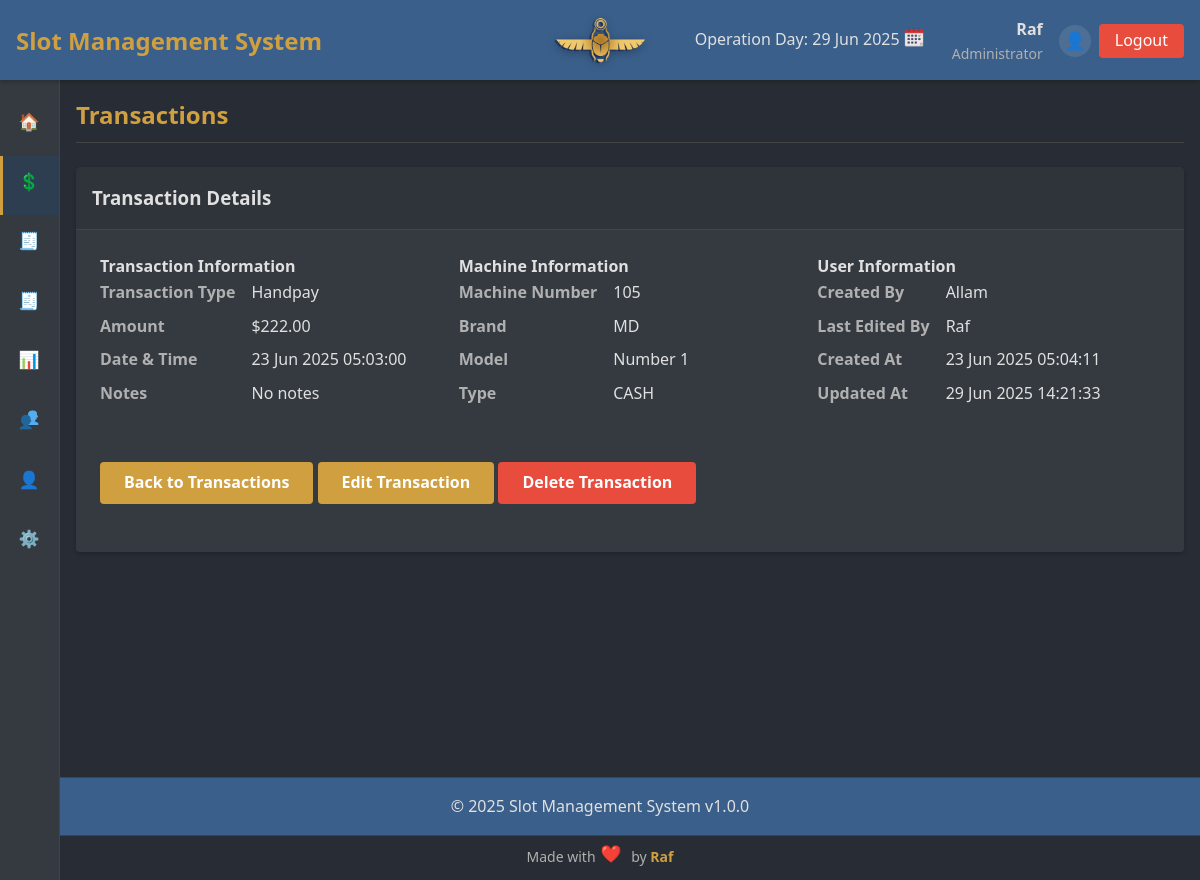
The app's page /index.php?page=transactions&action=view&id=78 (signed in) with its own data.
### tables this page shows
CREATE TABLE `transactions` (
  `id` int NOT NULL AUTO_INCREMENT,
  `machine_id` int NOT NULL,
  `transaction_type_id` int NOT NULL,
  `amount` decimal(10,2) NOT NULL,
  `timestamp` timestamp NOT NULL DEFAULT CURRENT_TIMESTAMP,
  `operation_date` date NOT NULL DEFAULT (curdate()),
  `user_id` int NOT NULL,
  `edited_by` int DEFAULT NULL,
  `notes` text,
  `created_at` timestamp NULL DEFAULT CURRENT_TIMESTAMP,
  `updated_at` timestamp NULL DEFAULT CURRENT_TIMESTAMP ON UPDATE CURRENT_TIMESTAMP,
  PRIMARY KEY (`id`),
  KEY `machine_id` (`machine_id`),
  KEY `transaction_type_id` (`transaction_type_id`),
  KEY `user_id` (`user_id`),
  KEY `edited_by` (`edited_by`),
  KEY `idx_operation_date` (`operation_date`)
);

CREATE TABLE `transaction_types` (
  `id` int NOT NULL AUTO_INCREMENT,
  `name` varchar(50) NOT NULL,
  `category` enum('OUT','DROP') NOT NULL,
  `description` text,
  `created_at` timestamp NULL DEFAULT CURRENT_TIMESTAMP,
  `updated_at` timestamp NULL DEFAULT CURRENT_TIMESTAMP ON UPDATE CURRENT_TIMESTAMP,
  PRIMARY KEY (`id`),
  UNIQUE KEY `name` (`name`)
);

CREATE TABLE `machines` (
  `id` int NOT NULL AUTO_INCREMENT,
  `machine_number` varchar(50) NOT NULL,
  `brand_id` int DEFAULT NULL,
  `model` varchar(100) NOT NULL,
  `game` varchar(100) DEFAULT NULL,
  `type_id` int DEFAULT NULL,
  `credit_value` decimal(10,2) NOT NULL,
  `manufacturing_year` int DEFAULT NULL,
  `ip_address` varchar(15) DEFAULT NULL,
  `mac_address` varchar(17) DEFAULT NULL,
  `serial_number` varchar(100) DEFAULT NULL,
  `status` enum('Active','Inactive','Maintenance','Reserved') NOT NULL DEFAULT 'Active',
  `created_at` timestamp NULL DEFAULT CURRENT_TIMESTAMP,
  `updated_at` timestamp NULL DEFAULT CURRENT_TIMESTAMP ON UPDATE CURRENT_TIMESTAMP,
  PRIMARY KEY (`id`),
  UNIQUE KEY `machine_number` (`machine_number`),
  UNIQUE KEY `serial_number` (`serial_number`),
  KEY `brand_id` (`brand_id`),
  KEY `type_id` (`type_id`),
  KEY `idx_machines_game` (`game`)
);

CREATE TABLE `brands` (
  `id` int NOT NULL AUTO_INCREMENT,
  `name` varchar(100) NOT NULL,
  `description` text,
  `created_at` timestamp NULL DEFAULT CURRENT_TIMESTAMP,
  `updated_at` timestamp NULL DEFAULT CURRENT_TIMESTAMP ON UPDATE CURRENT_TIMESTAMP,
  PRIMARY KEY (`id`),
  UNIQUE KEY `name` (`name`)
);

CREATE TABLE `machine_types` (
  `id` int NOT NULL AUTO_INCREMENT,
  `name` varchar(50) NOT NULL,
  `description` text,
  `created_at` timestamp NULL DEFAULT CURRENT_TIMESTAMP,
  `updated_at` timestamp NULL DEFAULT CURRENT_TIMESTAMP ON UPDATE CURRENT_TIMESTAMP,
  PRIMARY KEY (`id`),
  UNIQUE KEY `name` (`name`)
);

CREATE TABLE `users` (
  `id` int NOT NULL AUTO_INCREMENT,
  `username` varchar(50) NOT NULL,
  `password` varchar(255) NOT NULL,
  `name` varchar(100) NOT NULL,
  `email` varchar(100) NOT NULL,
  `role` enum('admin','editor','viewer') NOT NULL,
  `status` enum('Active','Inactive','Maintenance','Reserved') NOT NULL DEFAULT 'Active',
  `created_at` timestamp NULL DEFAULT CURRENT_TIMESTAMP,
  `updated_at` timestamp NULL DEFAULT CURRENT_TIMESTAMP ON UPDATE CURRENT_TIMESTAMP,
  PRIMARY KEY (`id`),
  UNIQUE KEY `username` (`username`),
  UNIQUE KEY `email` (`email`)
);

### includes/functions.php (called while the page is built, shortened)
<?php
if (!function_exists('format_datetime')) {
    function format_datetime($timestamp, $format = 'd M Y H:i:s') {
        try {
            $dt = new DateTime($timestamp, new DateTimeZone('UTC'));
            $dt->setTimezone(new DateTimeZone('Africa/Cairo'));
            return $dt->format($format);
        } catch (Exception $e) {
            return 'Invalid date';
        }
    }
}
function has_permission($required_role) {
    $user_role = $_SESSION['user_role'] ?? '';
    if ($user_role === 'admin') {
        return true;
    }
    return false;
}
function format_currency($amount) {
    return '$' . number_format((float)$amount, 2);
}
?>

### pages/transactions/view.php (the view, shortened to what this page needs)
<?php
$transaction_id = $_GET['id'];
try {
    $stmt = $conn->prepare("
        SELECT t.*,
               m.machine_number, m.model,
               mt.name as machine_type,
               b.name as brand_name,
               tt.name as transaction_type, tt.category,
               u.username, u.name as user_name,
               eu.username as edited_by_username, eu.name as edited_by_name
        FROM transactions t
        JOIN machines m ON t.machine_id = m.id
        LEFT JOIN machine_types mt ON m.type_id = mt.id
        LEFT JOIN brands b ON m.brand_id = b.id
        JOIN transaction_types tt ON t.transaction_type_id = tt.id
        JOIN users u ON t.user_id = u.id
        LEFT JOIN users eu ON t.edited_by = eu.id
        WHERE t.id = ?
    ");
    $stmt->execute([$transaction_id]);
    $transaction = $stmt->fetch();
} catch (PDOException $e) {
    header("Location: index.php?page=transactions&message=Error retrieving transaction: " . urlencode($e->getMessage()));
    exit;
}
?>
<div class="transaction-view fade-in">
    <div class="card">
        <div class="card-header">
            <h3>Transaction Details</h3>
        </div>
        <div class="card-body">
            <div class="row">
                <div class="col">
                    <h4 class="section-title">Transaction Information</h4>
                    <dl class="detail-list">
                        <dt>Transaction Type</dt>
                        <dd>
                            <span <?php echo strtolower($transaction['category']); ?>">
                                <?php echo htmlspecialchars($transaction['transaction_type']); ?>
                            </span>
                        </dd>
                        <dt>Amount</dt>
                        <dd><?php echo format_currency($transaction['amount']); ?></dd>
                        <dt>Date & Time</dt>
                        <dd><?php echo htmlspecialchars(format_datetime($transaction['timestamp'], 'd M Y H:i:s')); ?></dd>
                        <dt>Notes</dt>
                        <dd><?php echo nl2br(htmlspecialchars($transaction['notes'] ?? 'No notes')); ?></dd>
                    </dl>
                </div>
                <div class="col">
                    <h4 class="section-title">Machine Information</h4>
                    <dl class="detail-list">
                        <dt>Machine Number</dt>
                        <dd><?php echo htmlspecialchars($transaction['machine_number']); ?></dd>
                        <dt>Brand</dt>
                        <dd><?php echo htmlspecialchars($transaction['brand_name'] ?? 'N/A'); ?></dd>
                        <dt>Model</dt>
                        <dd><?php echo htmlspecialchars($transaction['model']); ?></dd>
                        <dt>Type</dt>
                        <dd><?php echo htmlspecialchars($transaction['machine_type']); ?></dd>
                    </dl>
                </div>
                <div class="col">
                    <h4 class="section-title">User Information</h4>
                    <dl class="detail-list">
                        <dt>Created By</dt>
                        <dd><?php echo htmlspecialchars($transaction['username']); ?></dd>
                        <?php if ($transaction['edited_by']): ?>
                            <dt>Last Edited By</dt>
                            <dd><?php echo htmlspecialchars($transaction['edited_by_username']); ?></dd>
                        <?php endif; ?>
                        <dt>Created At</dt>
                        <dd><?php echo format_datetime($transaction['created_at'], 'd M Y H:i:s'); ?></dd>
                        <dt>Updated At</dt>
                        <dd><?php echo format_datetime($transaction['updated_at'], 'd M Y H:i:s'); ?></dd>
                    </dl>
                </div>
            </div>
            <div class="form-group" style="margin-top: 2rem;">
                <a href="index.php?page=transactions" class="btn btn-primary">Back to Transactions</a>
                <?php if ($can_edit): ?>
                    <a href="index.php?page=transactions&action=edit&id=<?php echo $transaction_id; ?>" class="btn btn-primary">Edit Transaction</a>
                    <a href="index.php?page=transactions&action=delete&id=<?php echo $transaction_id; ?>" class="btn btn-danger" onclick="return confirm('Are you sure you want to delete this transaction?')">Delete Transaction</a>
                <?php endif; ?>
            </div>
        </div>
    </div>
</div>

### assets/css/styles.css (style rules this page uses)
:root { --primary-color: #3a5f8a; --secondary-color: #d0a040; --accent-color: #e74c3c; --dark-bg: #282c34; --light-bg: #343a40; --text-light: #e0e0e0; --text-muted: #b0b0b0; --success-color: #2ecc71; --warning-color: #f39c12; --danger-color: #e74c3c; --border-color: #444444; --spacing-xs: 0.25rem; --spacing-sm: 0.5rem; --spacing-md: 1rem; --spacing-lg: 1.5rem; --spacing-xl: 2rem; --font-xs: 0.75rem; --font-sm: 0.875rem; --font-md: 1rem; --font-lg: 1.25rem; --font-xl: 1.5rem; --font-xxl: 2rem; --border-radius: 4px; --box-shadow: 0 2px 4px rgba(0, 0, 0, 0.2); --transition-speed: 0.3s; --sidebar-width-expanded: 250px; --sidebar-width-collapsed: 60px; }
* { margin: 0; padding: 0; box-sizing: border-box; }
body { font-family: 'Segoe UI', Tahoma, Geneva, Verdana, sans-serif; background-color: var(--dark-bg); color: var(--text-light); line-height: 1.6; padding-top: 80px; }
a { color: var(--secondary-color); text-decoration: none; transition: color var(--transition-speed); }
.form-group { margin-bottom: var(--spacing-lg); }
.btn { display: inline-block; padding: var(--spacing-sm) var(--spacing-lg); border: none; border-radius: var(--border-radius); cursor: pointer; font-weight: bold; text-align: center; transition: all var(--transition-speed); }
.btn-primary { background-color: var(--secondary-color); color: white; }
.btn-danger { background-color: var(--danger-color); color: white; }
.card { background-color: var(--light-bg); border-radius: var(--border-radius); box-shadow: var(--box-shadow); margin-bottom: var(--spacing-lg); }
.card-header { padding: var(--spacing-md); border-bottom: 1px solid var(--border-color); background-color: rgba(0, 0, 0, 0.1); }
.card-body { padding: var(--spacing-lg); }
.row { display: flex; flex-wrap: wrap; margin: 0 -0.5rem; }
.col { flex: 1; padding: 0 0.5rem; }
.detail-list { display: grid; grid-template-columns: auto 1fr; gap: 0.5rem 1rem; margin-bottom: var(--spacing-lg); }
.detail-list dt { font-weight: bold; color: var(--text-muted); }
.detail-list dd { margin: 0; color: var(--text-light); }
.fade-in { animation: fadeIn var(--transition-speed); }

### records on screen
transactions: transaction_type.name "Handpay", amount "$222.00", timestamp "23 Jun 2025 05:03:00", notes "No notes", machine.machine_number "105", brands.name "MD", machine.model "Number 1", machine_types.name "CASH", user.username "Allam", users.username "Raf", created_at "23 Jun 2025 05:04:11", updated_at "29 Jun 2025 14:21:33"

### other values on screen
$app_name "Slot Management System"
$_SESSION['username'] "Raf"
$user_roles[$_SESSION['user_role']] "Administrator"
$app_version "1.0.0"
